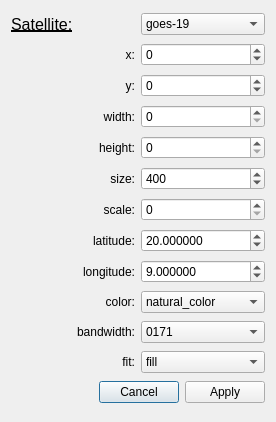
<?xml version="1.0" encoding="UTF-8"?>
<ui version="4.0">
 <class>Dialog</class>
 <widget class="QDialog" name="Dialog">
  <property name="geometry">
   <rect>
    <x>0</x>
    <y>0</y>
    <width>276</width>
    <height>422</height>
   </rect>
  </property>
  <property name="minimumSize">
   <size>
    <width>0</width>
    <height>0</height>
   </size>
  </property>
  <property name="windowTitle">
   <string>Dialog</string>
  </property>
  <layout class="QVBoxLayout" name="verticalLayout">
   <item>
    <layout class="QHBoxLayout" name="horizontalLayout">
     <item>
      <widget class="QLabel" name="satellite_label">
       <property name="font">
        <font>
         <pointsize>12</pointsize>
         <weight>50</weight>
         <bold>false</bold>
         <underline>true</underline>
        </font>
       </property>
       <property name="text">
        <string>Satellite:</string>
       </property>
      </widget>
     </item>
     <item>
      <widget class="QComboBox" name="satellite_selector">
       <item>
        <property name="text">
         <string>goes-19</string>
        </property>
       </item>
       <item>
        <property name="text">
         <string>goes-18</string>
        </property>
       </item>
       <item>
        <property name="text">
         <string>himawari</string>
        </property>
       </item>
       <item>
        <property name="text">
         <string>gk2a</string>
        </property>
       </item>
       <item>
        <property name="text">
         <string>fy4b</string>
        </property>
       </item>
       <item>
        <property name="text">
         <string>sdo</string>
        </property>
       </item>
       <item>
        <property name="text">
         <string>sentinel</string>
        </property>
       </item>
       <item>
        <property name="text">
         <string>apod</string>
        </property>
       </item>
      </widget>
     </item>
    </layout>
   </item>
   <item>
    <layout class="QHBoxLayout" name="x_layout">
     <item>
      <widget class="QLabel" name="x_label">
       <property name="text">
        <string>x:</string>
       </property>
       <property name="alignment">
        <set>Qt::AlignRight|Qt::AlignTrailing|Qt::AlignVCenter</set>
       </property>
      </widget>
     </item>
     <item>
      <widget class="QSpinBox" name="x_input">
       <property name="minimum">
        <number>-9999</number>
       </property>
       <property name="maximum">
        <number>9999</number>
       </property>
      </widget>
     </item>
    </layout>
   </item>
   <item>
    <layout class="QHBoxLayout" name="y_layout">
     <item>
      <widget class="QLabel" name="y_label">
       <property name="text">
        <string>y:</string>
       </property>
       <property name="alignment">
        <set>Qt::AlignRight|Qt::AlignTrailing|Qt::AlignVCenter</set>
       </property>
      </widget>
     </item>
     <item>
      <widget class="QSpinBox" name="y_input">
       <property name="minimum">
        <number>-9999</number>
       </property>
       <property name="maximum">
        <number>9999</number>
       </property>
      </widget>
     </item>
    </layout>
   </item>
   <item>
    <layout class="QHBoxLayout" name="width_layout">
     <item>
      <widget class="QLabel" name="width_label">
       <property name="text">
        <string>width:</string>
       </property>
       <property name="alignment">
        <set>Qt::AlignRight|Qt::AlignTrailing|Qt::AlignVCenter</set>
       </property>
      </widget>
     </item>
     <item>
      <widget class="QSpinBox" name="width_input">
       <property name="maximum">
        <number>9999</number>
       </property>
      </widget>
     </item>
    </layout>
   </item>
   <item>
    <layout class="QHBoxLayout" name="height_layout">
     <item>
      <widget class="QLabel" name="height_label">
       <property name="text">
        <string>height:</string>
       </property>
       <property name="alignment">
        <set>Qt::AlignRight|Qt::AlignTrailing|Qt::AlignVCenter</set>
       </property>
      </widget>
     </item>
     <item>
      <widget class="QSpinBox" name="height_input">
       <property name="maximum">
        <number>9999</number>
       </property>
      </widget>
     </item>
    </layout>
   </item>
   <item>
    <layout class="QHBoxLayout" name="sizelayout">
     <item>
      <widget class="QLabel" name="size_label">
       <property name="text">
        <string>size:</string>
       </property>
       <property name="alignment">
        <set>Qt::AlignRight|Qt::AlignTrailing|Qt::AlignVCenter</set>
       </property>
      </widget>
     </item>
     <item>
      <widget class="QSpinBox" name="size_input">
       <property name="maximum">
        <number>9999</number>
       </property>
       <property name="value">
        <number>400</number>
       </property>
      </widget>
     </item>
    </layout>
   </item>
   <item>
    <layout class="QHBoxLayout" name="scale_layout">
     <item>
      <widget class="QLabel" name="scale_label">
       <property name="text">
        <string>scale:</string>
       </property>
       <property name="alignment">
        <set>Qt::AlignRight|Qt::AlignTrailing|Qt::AlignVCenter</set>
       </property>
      </widget>
     </item>
     <item>
      <widget class="QSpinBox" name="scale_input">
       <property name="maximum">
        <number>999999</number>
       </property>
      </widget>
     </item>
    </layout>
   </item>
   <item>
    <layout class="QHBoxLayout" name="laytitude_layout">
     <item>
      <widget class="QLabel" name="latitude_label">
       <property name="text">
        <string>latitude:</string>
       </property>
       <property name="alignment">
        <set>Qt::AlignRight|Qt::AlignTrailing|Qt::AlignVCenter</set>
       </property>
      </widget>
     </item>
     <item>
      <widget class="QDoubleSpinBox" name="latitude_input">
       <property name="decimals">
        <number>6</number>
       </property>
       <property name="maximum">
        <double>999999.000000000000000</double>
       </property>
       <property name="value">
        <double>20.000000000000000</double>
       </property>
      </widget>
     </item>
    </layout>
   </item>
   <item>
    <layout class="QHBoxLayout" name="longitude_layout">
     <item>
      <widget class="QLabel" name="longitude_label">
       <property name="text">
        <string>longitude:</string>
       </property>
       <property name="alignment">
        <set>Qt::AlignRight|Qt::AlignTrailing|Qt::AlignVCenter</set>
       </property>
      </widget>
     </item>
     <item>
      <widget class="QDoubleSpinBox" name="longitude_input">
       <property name="decimals">
        <number>6</number>
       </property>
       <property name="maximum">
        <double>9999999.000000000000000</double>
       </property>
       <property name="value">
        <double>9.000000000000000</double>
       </property>
      </widget>
     </item>
    </layout>
   </item>
   <item>
    <layout class="QHBoxLayout" name="color_layout">
     <item>
      <widget class="QLabel" name="color_label">
       <property name="text">
        <string>color:</string>
       </property>
       <property name="alignment">
        <set>Qt::AlignRight|Qt::AlignTrailing|Qt::AlignVCenter</set>
       </property>
      </widget>
     </item>
     <item>
      <widget class="QComboBox" name="color_input">
       <item>
        <property name="text">
         <string>natural_color</string>
        </property>
       </item>
       <item>
        <property name="text">
         <string>geocolor</string>
        </property>
       </item>
       <item>
        <property name="text">
         <string>adaptive</string>
        </property>
       </item>
      </widget>
     </item>
    </layout>
   </item>
   <item>
    <layout class="QHBoxLayout" name="bandwidth_layout">
     <item>
      <widget class="QLabel" name="bandwidth_label">
       <property name="text">
        <string>bandwidth:</string>
       </property>
       <property name="alignment">
        <set>Qt::AlignRight|Qt::AlignTrailing|Qt::AlignVCenter</set>
       </property>
      </widget>
     </item>
     <item>
      <widget class="QComboBox" name="bandwidth_input">
       <item>
        <property name="text">
         <string>0171</string>
        </property>
       </item>
       <item>
        <property name="text">
         <string>0171pfss</string>
        </property>
       </item>
       <item>
        <property name="text">
         <string>0304</string>
        </property>
       </item>
       <item>
        <property name="text">
         <string>0304pfss</string>
        </property>
       </item>
       <item>
        <property name="text">
         <string>HMIIC</string>
        </property>
       </item>
      </widget>
     </item>
    </layout>
   </item>
   <item>
    <layout class="QHBoxLayout" name="fit_layout">
     <item>
      <widget class="QLabel" name="fit_label">
       <property name="text">
        <string>fit:</string>
       </property>
       <property name="alignment">
        <set>Qt::AlignRight|Qt::AlignTrailing|Qt::AlignVCenter</set>
       </property>
      </widget>
     </item>
     <item>
      <widget class="QComboBox" name="fit_input">
       <item>
        <property name="text">
         <string>fill</string>
        </property>
       </item>
       <item>
        <property name="text">
         <string>contain</string>
        </property>
       </item>
       <item>
        <property name="text">
         <string>cover</string>
        </property>
       </item>
      </widget>
     </item>
    </layout>
   </item>
   <item>
    <widget class="QDialogButtonBox" name="dialog_buttons">
     <property name="standardButtons">
      <set>QDialogButtonBox::Apply|QDialogButtonBox::Cancel</set>
     </property>
    </widget>
   </item>
  </layout>
 </widget>
 <resources/>
 <connections/>
</ui>
